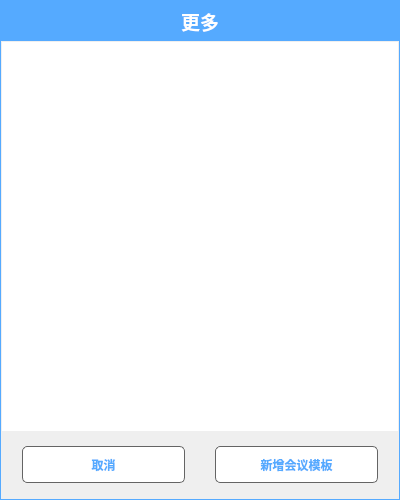
<?xml version="1.0" encoding="UTF-8"?>
<ui version="4.0">
 <class>Scene_Record_ModelList</class>
 <widget class="QDialog" name="Scene_Record_ModelList">
  <property name="geometry">
   <rect>
    <x>0</x>
    <y>0</y>
    <width>400</width>
    <height>500</height>
   </rect>
  </property>
  <property name="windowTitle">
   <string>Dialog</string>
  </property>
  <property name="styleSheet">
   <string notr="true">border:1px solid rgb(85, 170, 255);</string>
  </property>
  <layout class="QGridLayout" name="gridLayout_2">
   <property name="leftMargin">
    <number>1</number>
   </property>
   <property name="topMargin">
    <number>1</number>
   </property>
   <property name="rightMargin">
    <number>1</number>
   </property>
   <property name="bottomMargin">
    <number>1</number>
   </property>
   <property name="horizontalSpacing">
    <number>1</number>
   </property>
   <property name="verticalSpacing">
    <number>0</number>
   </property>
   <item row="0" column="0">
    <widget class="QLabel" name="label">
     <property name="sizePolicy">
      <sizepolicy hsizetype="Minimum" vsizetype="Minimum">
       <horstretch>0</horstretch>
       <verstretch>0</verstretch>
      </sizepolicy>
     </property>
     <property name="minimumSize">
      <size>
       <width>40</width>
       <height>40</height>
      </size>
     </property>
     <property name="font">
      <font>
       <pointsize>14</pointsize>
       <weight>75</weight>
       <bold>true</bold>
      </font>
     </property>
     <property name="styleSheet">
      <string notr="true">background-color: rgb(85, 170, 255);
color: rgb(255, 255, 255);
padding-left:1.5em;
padding-top:0.6em;
padding-bottom:0.6em;
border:0;</string>
     </property>
     <property name="text">
      <string>更多</string>
     </property>
     <property name="alignment">
      <set>Qt::AlignCenter</set>
     </property>
    </widget>
   </item>
   <item row="1" column="0">
    <widget class="QGroupBox" name="groupBox">
     <property name="sizePolicy">
      <sizepolicy hsizetype="Preferred" vsizetype="Preferred">
       <horstretch>0</horstretch>
       <verstretch>0</verstretch>
      </sizepolicy>
     </property>
     <property name="minimumSize">
      <size>
       <width>200</width>
       <height>150</height>
      </size>
     </property>
     <property name="maximumSize">
      <size>
       <width>450</width>
       <height>16777215</height>
      </size>
     </property>
     <property name="styleSheet">
      <string notr="true">border:0;</string>
     </property>
     <property name="title">
      <string/>
     </property>
     <layout class="QGridLayout" name="gridLayout_3">
      <property name="leftMargin">
       <number>0</number>
      </property>
      <property name="topMargin">
       <number>0</number>
      </property>
      <property name="rightMargin">
       <number>0</number>
      </property>
      <property name="bottomMargin">
       <number>15</number>
      </property>
      <property name="horizontalSpacing">
       <number>0</number>
      </property>
      <property name="verticalSpacing">
       <number>15</number>
      </property>
      <item row="1" column="0" colspan="2">
       <layout class="QGridLayout" name="gridLayout">
        <item row="0" column="4">
         <spacer name="horizontalSpacer_5">
          <property name="orientation">
           <enum>Qt::Horizontal</enum>
          </property>
          <property name="sizeType">
           <enum>QSizePolicy::Preferred</enum>
          </property>
          <property name="sizeHint" stdset="0">
           <size>
            <width>20</width>
            <height>20</height>
           </size>
          </property>
         </spacer>
        </item>
        <item row="0" column="0">
         <spacer name="horizontalSpacer_2">
          <property name="orientation">
           <enum>Qt::Horizontal</enum>
          </property>
          <property name="sizeType">
           <enum>QSizePolicy::Preferred</enum>
          </property>
          <property name="sizeHint" stdset="0">
           <size>
            <width>20</width>
            <height>20</height>
           </size>
          </property>
         </spacer>
        </item>
        <item row="0" column="1">
         <widget class="QPushButton" name="cancel_btn">
          <property name="font">
           <font>
            <weight>75</weight>
            <bold>true</bold>
           </font>
          </property>
          <property name="styleSheet">
           <string notr="true">QPushButton:hover{
border: 1px solid rgb(85, 170, 255);
color:white;
background-color:rgb(85, 170, 255);
}
QPushButton{
background-color:  white;
border: 1px solid rgb(100, 100, 100);
border-radius: 5px;   
width:100px;
height:35px;
color:rgb(85, 170, 255);
}
QPushButton:pressed{
background-color:rgb(85, 170, 255);
margin:2px;
color:black;
border: 1px solid white;
}

QPushButton:disabled{
background-color: transparent;
color:gray;
}</string>
          </property>
          <property name="text">
           <string>取消</string>
          </property>
         </widget>
        </item>
        <item row="0" column="2">
         <spacer name="horizontalSpacer_4">
          <property name="orientation">
           <enum>Qt::Horizontal</enum>
          </property>
          <property name="sizeType">
           <enum>QSizePolicy::Minimum</enum>
          </property>
          <property name="sizeHint" stdset="0">
           <size>
            <width>30</width>
            <height>20</height>
           </size>
          </property>
         </spacer>
        </item>
        <item row="0" column="3">
         <widget class="QPushButton" name="confirm_btn">
          <property name="enabled">
           <bool>true</bool>
          </property>
          <property name="font">
           <font>
            <pointsize>9</pointsize>
            <weight>75</weight>
            <bold>true</bold>
           </font>
          </property>
          <property name="styleSheet">
           <string notr="true">QPushButton:hover{
border: 1px solid rgb(85, 170, 255);
color:white;
background-color:rgb(85, 170, 255);
}
QPushButton{
background-color:  white;
border: 1px solid rgb(100, 100, 100);
border-radius: 5px;   
width:100px;
height:35px;
color:rgb(85, 170, 255);
}
QPushButton:pressed{
background-color:rgb(85, 170, 255);
margin:2px;
color:black;
border: 1px solid white;
}

QPushButton:disabled{
background-color: transparent;
color:gray;
}</string>
          </property>
          <property name="text">
           <string>新增会议模板</string>
          </property>
         </widget>
        </item>
       </layout>
      </item>
      <item row="0" column="0">
       <widget class="QListView" name="listView"/>
      </item>
     </layout>
    </widget>
   </item>
  </layout>
 </widget>
 <resources/>
 <connections/>
</ui>
